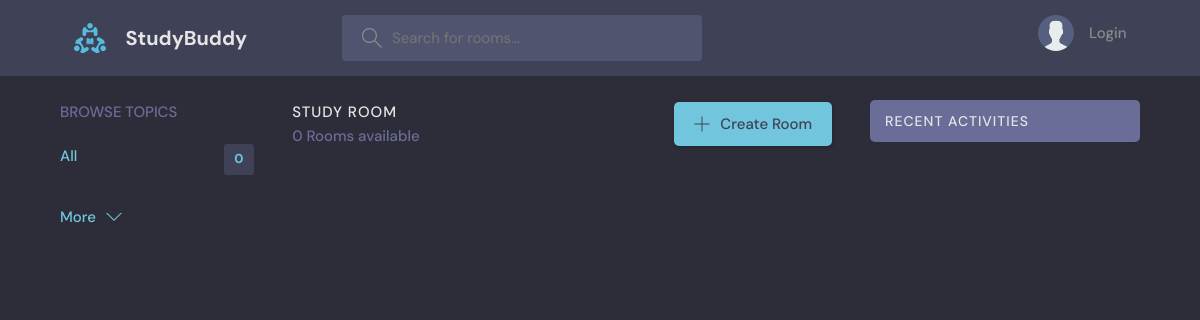
Before: / with the older database file.
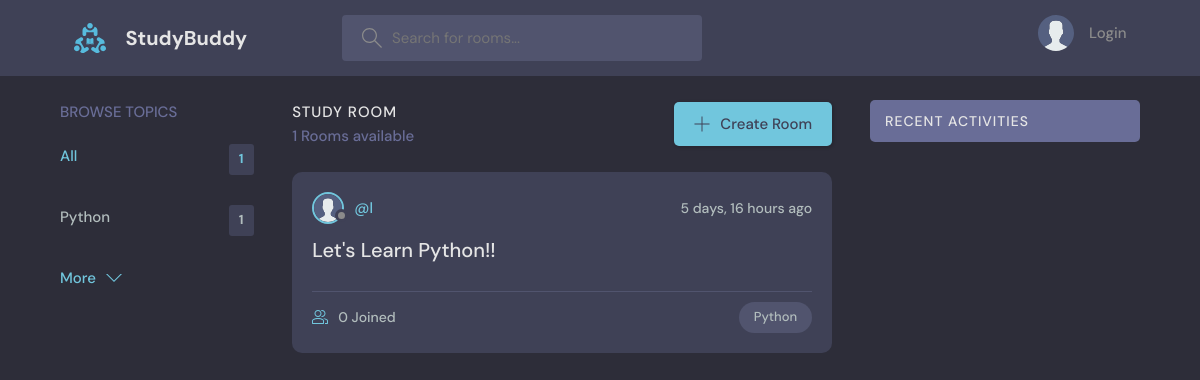
After: the same page with the newer database file.
### base/models.py (models this page shows, shortened)
class Topic(models.Model):
    name = models.CharField(max_length=200)

class Room(models.Model):
    host = models.ForeignKey(User, on_delete=models.SET_NULL, null=True)
    topic = models.ForeignKey(Topic, on_delete=models.SET_NULL, null=True)
    name = models.CharField(max_length=200)
    description = models.TextField(null=True, blank=True)
    participants = models.ManyToManyField(User, related_name='participants', blank=True)
    updated_at = models.DateTimeField(auto_now=True)
    created_at = models.DateTimeField(auto_now_add=True)
    class Meta:
        ordering = ['-updated_at', '-created_at']

class User(AbstractUser):
    name = models.CharField(max_length=200, null=True)
    email = models.EmailField(unique=True, null=True)
    bio = models.TextField(null=True)
    avatar = models.ImageField(null=True, default="avatar.svg")
    USERNAME_FIELD = 'email'
    REQUIRED_FIELDS = ['username']
    objects = UserManager()

### base/views.py (the view)
# urls.py: path('', views.home, name='home'),
def home(request):
    q = request.GET.get('q') if request.GET.get('q') != None else ''
    rooms = Room.objects.filter(
        Q(topic__name__icontains=q) |
        Q(name__icontains=q) |
        Q(description__icontains=q)
        )
    topics = Topic.objects.all()[0:5]
    room_count = rooms.count()
    room_messages = Message.objects.filter(Q(room__topic__name__icontains=q))
    context = {'rooms': rooms, 'topics': topics,
               'room_count': room_count, 'room_messages': room_messages}
    return render(request, 'base/home.html', context)

### base/templates/base/home.html (shortened to what this page needs)
{% extends 'main.html'%}
{% block content %}
  <main class="layout layout--3">
    <div class="container">
      {% include 'base/topics_component.html' %}
      <div class="roomList">
        <div class="roomList__header">
          <div>
            <h2>Study Room</h2>
            <p>{{room_count}} Rooms available</p>
          </div>
          <a class="btn btn--main" href="{% url 'create-room' %}">
            <svg version="1.1" xmlns="http://www.w3.org/2000/svg" width="32" height="32" viewBox="0 0 32 32">
              <title>add</title>
              <path
                d="M16.943 0.943h-1.885v14.115h-14.115v1.885h14.115v14.115h1.885v-14.115h14.115v-1.885h-14.115v-14.115z"
              ></path>
            </svg>
            Create Room
          </a>
        </div>
        {% include 'base/feed_component.html' %}
      </div>
       {% include 'base/activity_component.html' %}
    </div>
  </main>
{% endblock %}

### base/templates/base/topics_component.html
<div class="topics">
  <div class="topics__header">
    <h2>Browse Topics</h2>
  </div>
  <ul class="topics__list">
    <li>
      <a href="{% url 'home' %}" class="active">All <span>{{topics.count}}</span></a>
    </li>
    {% for topic in topics %}
    <li>
      <a href="{% url 'home' %}?q={{topic.name}}">{{topic.name}} <span>{{topic.room_set.all.count}}</span></a>
    </li>
    {% endfor %}
  </ul>
  <a class="btn btn--link" href="{% url 'topics' %}">
    More
    <svg version="1.1" xmlns="http://www.w3.org/2000/svg" width="32" height="32" viewBox="0 0 32 32">
      <title>chevron-down</title>
      <path d="M16 21l-13-13h-3l16 16 16-16h-3l-13 13z"></path>
    </svg>
  </a>
</div>

### base/templates/base/feed_component.html (shortened to what this page needs)
{% for room in rooms %}
<div class="roomListRoom">
  <div class="roomListRoom__header">
    <a href="{% url 'user-profile' room.host.id %}" class="roomListRoom__author">
      <div class="avatar avatar--small">
        <img src="{{room.host.avatar.url}}" />
      </div>
      <span>@{{room.host.username}}</span>
    </a>
    <div class="roomListRoom__actions">
      <span>{{room.created_at|timesince}} ago</span>
    </div>
  </div>
  <div class="roomListRoom__content">
    <a href="{% url 'room' room.id %}">{{room.name}}</a>
  </div>
  <div class="roomListRoom__meta">
    <a href="{% url 'room' room.id %}" class="roomListRoom__joined">
      {{room.participants.all.count}} Joined
    </a>
    <p class="roomListRoom__topic">{{room.topic.name}}</p>
  </div>
</div>
{% endfor %}

Changed rows visible on the page:
added Topic: name "Python", room_set.all.count "1"
added Room: host.avatar (placeholder picture), host.username "l", created_at "5 days, 16 hours", name "Let's Learn Python!!", participants.all.count "0", topic.name "Python"
Other visible differences:
{{ topics.count }}: "0" → "1"
{{ room_count }}: "0" → "1"
